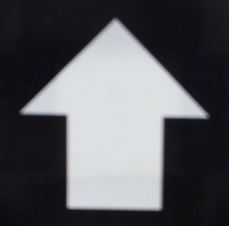
#> input picture opencv/week_8_cv_debug/reference_arrow.jpg, 229 x 226 px
$ python verify.py
#> lines starting #> are read from the running program, lines starting #| are printed output that depends on the picture; after the words box and inside, x2 and y2 are one past the last pixel; in counts of white or black regions, pixels touching at a corner belong together; pictures that were not available may be replaced by others from this repository, and a replacement may not be noted
import cv2 as cv
import numpy
import time
import os
from timeit import default_timer as timer


def main():
    f = open("log.txt","w")
    print("Starting Arrow Recognition...")
    reference_img = cv.imread('reference_arrow.jpg', cv.IMREAD_GRAYSCALE)
#> reference_img: shape (226, 229); min 8, max 226, mean 89.3
    ret, th = cv.threshold(reference_img, 0, 255, cv.THRESH_BINARY)
#> th: shape (226, 229); every value is 255
    cnts = cv.findContours(th, cv.RETR_EXTERNAL, cv.CHAIN_APPROX_SIMPLE)[1]
#> cnts = [[[0, 0], [0, 225], [228, 225], [228, 0]]]
    #for image in os.listdir('photos'):
    for image in ['2,1,r.jpg']:
        robot_status = image[:-4]
        print("Processing {}...".format(robot_status))
        robot_x,robot_y,robot_dir = robot_status.split(",")
        start = timer()
        arrowsWithPartition = getImageLocation(cnts,robot_status)
        end = timer()
        print("Time taken for arrow analysis of {}: {}. Arrows Found: {}".format(robot_status,end - start, len(arrowsWithPartition)))
        if(arrowsWithPartition):
            arrowLocAndFace = getArrowLocation(arrowsWithPartition,(int(robot_x),int(robot_y)),robot_dir)
            for entry in arrowLocAndFace:
                print("FOUND! For Status: {}, writing to endpoint arrow location: {}".format(robot_status,entry))
                f.write("FOUND! For Status: {}, writing to endpoint arrow location: {}\n".format(robot_status,entry))

    f.close()
    print("Terminating identification...")


def getArrowLocation(arrows, robotLocation, robotDir):
    arrowLocArray = []
    #robot relative direction
    dirMatrix = [[0, 1], [1, 0], [0, -1], [-1, 0]]
    arrowSwitch = {
        "u": "d",
        "r": "l",
        "d": "u",
        "l": "r"
    }
    cameraSwitch = {
        "u": ["r", dirMatrix[1]],
        "r": ["d", dirMatrix[2]],
        "d": ["l", dirMatrix[3]],
        "l": ["u", dirMatrix[0]]
    }
    robotDirSwitch = {
        "u": ["u", dirMatrix[0]],
        "r": ["r", dirMatrix[1]],
        "d": ["d", dirMatrix[2]],
        "l": ["l", dirMatrix[3]]
    }
    robotDir = robotDirSwitch[robotDir]
    cameraDir = cameraSwitch[robotDir[0]]
    dir = arrowSwitch[cameraDir[0]]
    for arrow in arrows:
        arrowLoc = []
        if arrow[1] == "center":
            arrowLoc.append(str(robotLocation[0] + (arrow[0] + 2) * cameraDir[1][0]))
            arrowLoc.append(str(robotLocation[1] + (arrow[0] + 2) * cameraDir[1][1]))
        elif arrow[1] == "right":
            arrowLoc.append(str(robotLocation[0] + (arrow[0] + 2) * cameraDir[1][0] - robotDir[1][0]))
            arrowLoc.append(str(robotLocation[1] + (arrow[0] + 2) * cameraDir[1][1] - robotDir[1][1]))
        elif arrow[1] == "left":
            arrowLoc.append(str(robotLocation[0] + (arrow[0] + 2) * cameraDir[1][0] + robotDir[1][0]))
            arrowLoc.append(str(robotLocation[1] + (arrow[0] + 2) * cameraDir[1][1] + robotDir[1][1]))
        arrowLoc.append(dir)
        arrowLocArray.append(','.join(arrowLoc))
    #list of strings with x,y,face
    return arrowLocArray

def getImageLocation(reference_contours, captured_image_location):
#> called with captured_image_location = '2,1,r'
    arrows = []
    captured_image = cv.imread("photos/{}.jpg".format(captured_image_location), cv.IMREAD_UNCHANGED)
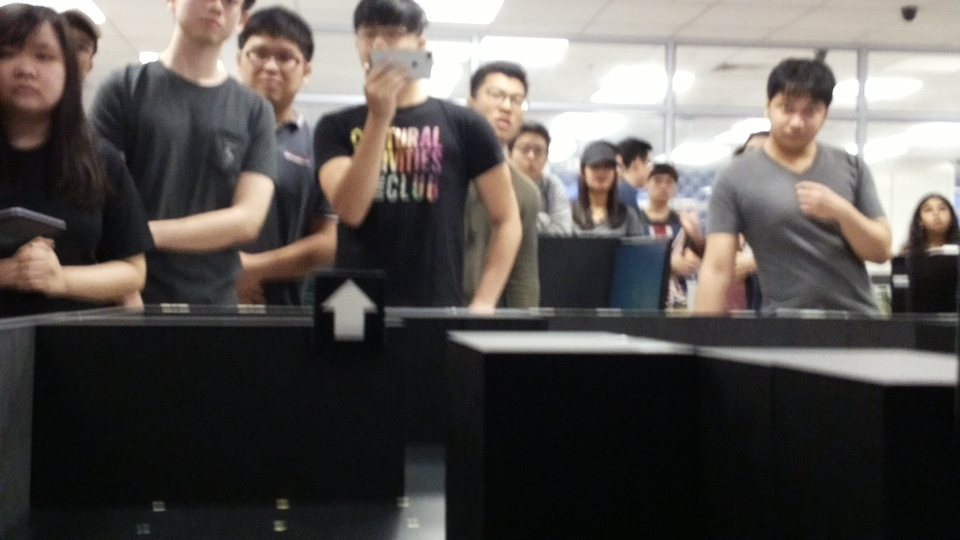
#> input picture opencv/week_8_cv_debug/photos/12,17,r.jpg, 1920 x 1080 px, given in place of 2,1,r.jpg, which was not available (shown at 1/2 size)
#> captured_image is the input picture: shape (1080, 1920, 3); mean B, G, R 82.5, 85.6, 90.3
    gray = cv.cvtColor(captured_image, cv.COLOR_RGB2GRAY)
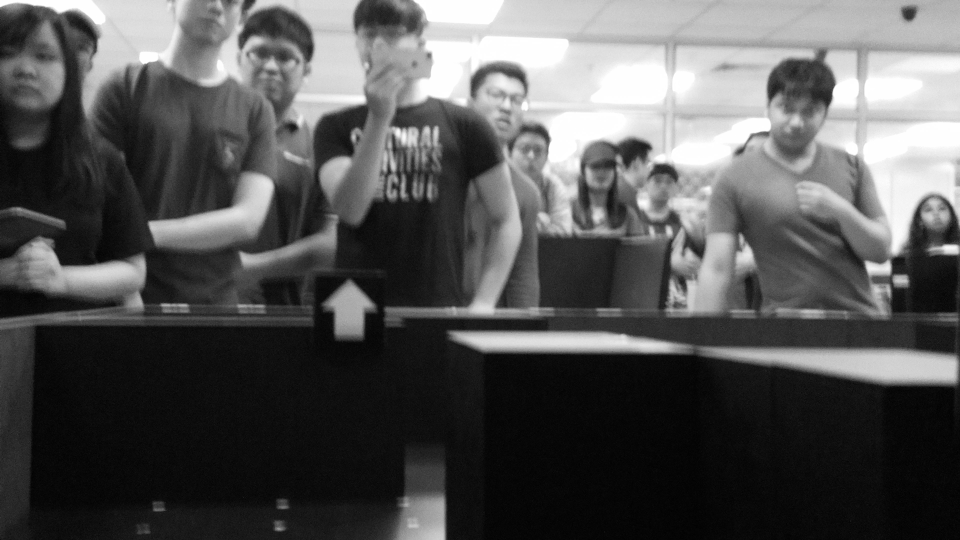
#> gray: shape (1080, 1920) (shown at 1/2 size); min 0, max 255, mean 85.1
    blur = cv.GaussianBlur(gray, (5, 5), 2)
    ret, thresholded_img = cv.threshold(gray, 50, 255, cv.THRESH_BINARY)
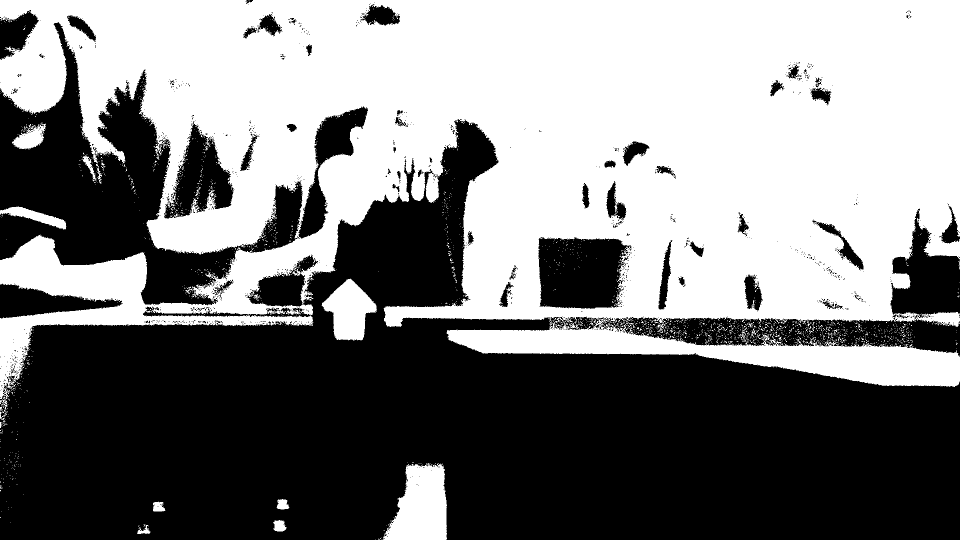
#> thresholded_img: shape (1080, 1920) (shown at 1/2 size); 49.6% white; 1968 white regions (1932 under 20 px)
    cv.imwrite("debug/{}_th.jpg".format(captured_image_location),thresholded_img)
    captured_cnts = cv.findContours(thresholded_img, cv.RETR_EXTERNAL, cv.CHAIN_APPROX_SIMPLE)[1]
#> captured_cnts = 1587 contours, 1569 with area under 20; largest, box (x1, y1, x2, y2) and area: (0, 0, 1920, 826) 1055659, (765, 926, 894, 1080) 13814, (643, 557, 754, 681) 7846, (0, 413, 133, 459) 2039, (24, 247, 92, 299) 1828
    # get image size
    imgX = captured_image.shape[1]
#> imgX = 1920
    imgY = captured_image.shape[0]
#> imgY = 1080
    imgArea = imgX * imgY
#> imgArea = 2073600
    # for each contour found
    for (i, c) in enumerate(captured_cnts):
        # find number of edges the object has
        peri = cv.arcLength(c, True)
        approx = cv.approxPolyDP(c, 0.01 * peri, True)
        # find area of the object
        objectArea = float(cv.contourArea(c))
        # find ratio of the area of object to the area of whole image
        objectAreaRatio = objectArea / imgArea

        # conditional check
        # if contour matches any of the conditions we are looking for, we append the distance and location
        # condition: 6-8 edges; matches given shape up to 0.25 likeliness; object to image area ratio
        if (6 <= len(approx) <= 8 and cv.matchShapes(reference_contours[0], c, 1, 0.0) < 0.05):
            cv.drawContours(captured_image, [c], -1, (0,255,0), 3)
            cv.imwrite("debug/{}_cnt.jpg".format(captured_image_location),captured_image)
            # find X-axis of contour
            M = cv.moments(c)
            cx = int(M["m10"] / M["m00"])
            # find which part of the image the contour is on
            if imgX / 3 < cx < 2 * (imgX / 3):
                a = "center"
            elif cx < imgX / 3:
                a = "left"
            else:
                a = "right"
            #appends (distance in grid, image)
            if objectAreaRatio > 0.127:
                print("{}, {}".format(len(approx),cv.matchShapes(reference_contours[0], c, 1, 0.0)))
                arrows.append((0, a))
            elif objectAreaRatio > 0.055:
                print("{}, {}".format(len(approx),cv.matchShapes(reference_contours[0], c, 1, 0.0)))
                arrows.append((1, a))
            elif objectAreaRatio > 0.027:
                print("{}, {}".format(len(approx),cv.matchShapes(reference_contours[0], c, 1, 0.0)))
                arrows.append((2, a))
            elif objectAreaRatio > 0.015:
                print("{}, {}".format(len(approx),cv.matchShapes(reference_contours[0], c, 1, 0.0)))
                arrows.append((3, a))
#> this loop made 1587 passes
#> (peri, objectArea, objectAreaRatio) on pass 11: (138.4, 179, 8.63e-05)
#> captured_image: shape (1080, 1920, 3); 0.02% of pixels changed, all inside (x1, y1, x2, y2) = (0, 312, 1723, 864)
#> after the loop, arrows = []


    return arrows


if __name__ == '__main__':
    main()
#| Time taken for arrow analysis of 2,1,r: 1.0001312690000077. Arrows Found: 0
